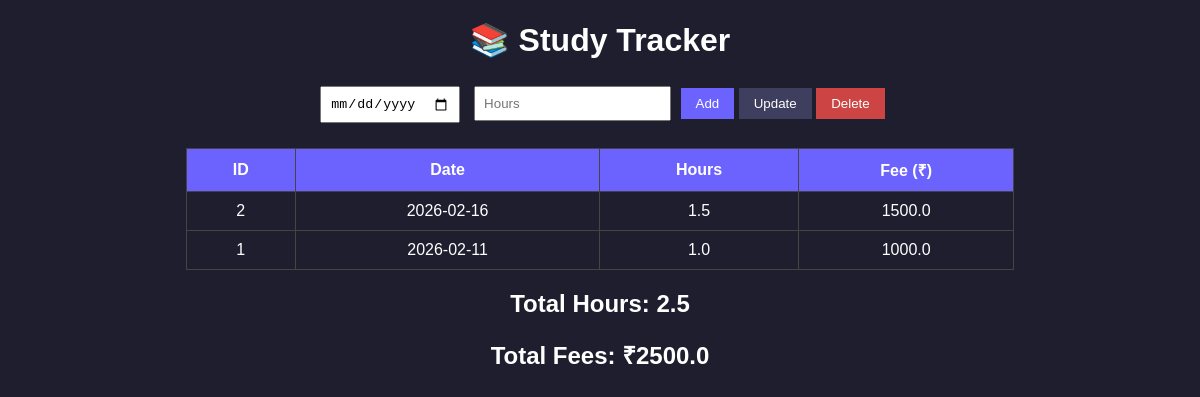
Before: / with the older database file.
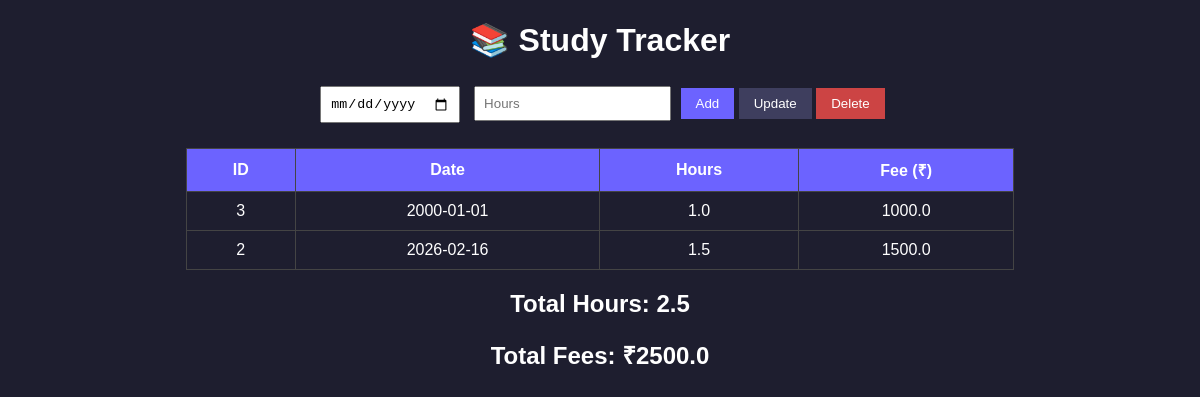
After: the same page with the newer database file.
### tables this page shows
CREATE TABLE study (
            id INTEGER PRIMARY KEY AUTOINCREMENT,
            date TEXT,
            hours REAL
        );

### app.py (the view)
@app.route("/")
def index():
    conn = get_db()
    data = conn.execute("SELECT * FROM study ORDER BY id DESC").fetchall()
    conn.close()
    total_hours = sum(row["hours"] for row in data)
    total_fees = total_hours * PRICE_PER_HOUR
    return render_template("index.html",
                           data=data,
                           total_hours=total_hours,
                           total_fees=total_fees)

### app.py (called while the page is built)
def get_db():
    conn = sqlite3.connect(DATABASE)
    conn.row_factory = sqlite3.Row
    return conn

### templates/index.html (shortened to what this page needs)
<!DOCTYPE html>
<html>
<head>
</head>
<body>
<h1>📚 Study Tracker</h1>
<form id="mainForm" method="POST" action="/add">
    <input type="date" name="date" id="dateField" required>
    <input type="number" step="0.1" name="hours" id="hoursField" placeholder="Hours" required>
    <button type="submit">Add</button>
    <button type="button" class="secondary" onclick="updateEntry()">Update</button>
    <button type="button" class="danger" onclick="deleteEntry()">Delete</button>
</form>
<table>
    <tr>
        <th>ID</th>
        <th>Date</th>
        <th>Hours</th>
        <th>Fee (₹)</th>
    </tr>
    {% for row in data %}
    <tr onclick="selectRow('{{ row['id'] }}', '{{ row['date'] }}', '{{ row['hours'] }}')">
        <td>{{ row["id"] }}</td>
        <td>{{ row["date"] }}</td>
        <td>{{ row["hours"] }}</td>
        <td>{{ row["hours"] * 1000 }}</td>
    </tr>
    {% endfor %}
</table>
<h2>Total Hours: {{ total_hours }}</h2>
<h2>Total Fees: ₹{{ total_fees }}</h2>
</body>
</html>

### templates/index.html (style rules this page uses)
body { font-family: Arial; background-color: #1e1e2f; color: white; text-align: center; }
table { margin: auto; border-collapse: collapse; width: 70%; margin-top: 20px; }
th, td { padding: 10px; border: 1px solid #444; }
th { background-color: #6c63ff; }
input { padding: 8px; margin: 5px; }
button { padding: 8px 15px; background-color: #6c63ff; color: white; border: none; cursor: pointer; }
.secondary { background-color: #3e3e5e; }
.danger { background-color: #cc4444; }

Changed rows visible on the page:
removed study: id "1", date "2026-02-11", hours "1.0", row['hours']*1000 "1000.0"
added study: id "3", date "2000-01-01", hours "1.0", row['hours']*1000 "1000.0"
